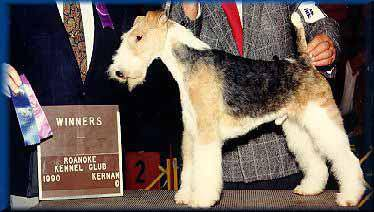
#> input picture Img/Raw/007b5a16db9d9ff9d7ad39982703e429.jpg, 374 x 212 px; its folder holds only this picture in this run
$ python -i altmosaichelper.py   (imports and definitions only)
#> lines starting #> are read from the running program, lines starting #| are printed output that depends on the picture
### Utils/utils.py
import shutil
from os import listdir, makedirs
from os.path import isfile, join
import cv2
import numpy as np
from Config import directories


# Get the list of files in a specific folder
def getFileList(folderPath):
    """
    Get the list of files from the folder path
    @param folderPath: Folder containing the list of files
    @return: List of files from the folder's path
    """
    return [f for f in listdir(folderPath) if isfile(join(folderPath, f))]


# [123 lines left out: functions clear_working_directories, color_transfer, image_stats, overlay_transparent, not called in this run]

### Utils/progressbar.py

def progressBar(iterable, prefix = '', suffix = '', decimals = 1, length = 100, fill = '█', printEnd = "\r"):
    """
    Call in a loop to create terminal progress bar
    @params:
        iterable    - Required  : iterable object (Iterable)
        prefix      - Optional  : prefix string (Str)
        suffix      - Optional  : suffix string (Str)
        decimals    - Optional  : positive number of decimals in percent complete (Int)
        length      - Optional  : character length of bar (Int)
        fill        - Optional  : bar fill character (Str)
        printEnd    - Optional  : end character (e.g. "\r", "\r\n") (Str)

    ref : https://stackoverflow.com/questions/3173320/text-progress-bar-in-terminal-with-block-characters
    """
    total = len(iterable)
    # Progress Bar Printing Function
    def printProgressBar (iteration):
        percent = ("{0:." + str(decimals) + "f}").format(100 * (iteration / float(total)))
        filledLength = int(length * iteration // total)
        bar = fill * filledLength + '-' * (length - filledLength)
        print(f'\r{prefix} |{bar}| {percent}% {suffix}', end = printEnd)
    # Initial Call
    printProgressBar(0)
    # Update Progress Bar
    for i, item in enumerate(iterable):
        yield item
        printProgressBar(i + 1)
    # Print New Line on Complete
    print()

### altmosaichelper.py
""" Complex logic or reusable piece of code for altmosaic.py """
import cv2
from Utils.utils import getFileList, color_transfer, overlay_transparent
from Utils import progressbar
from Config import directories
from Config.masks import get_mask_filename
from Config.orientation import Orientation
import numpy as np


# [40 lines left out: functions computeMosaicShape, resize_main_img, not called in this run]


def squarify(tile_size=512):
    """
    From the dimension of the image's smallest side, the image is cropped along the longest side in a way
    where both the square's and the image's center overlap.
    @param tile_size: Size of the square's side (Default is 512)
    @return: The squared image
    """
#> called with tile_size = 512
    raw_picture_list = getFileList(directories.raw_picture_folder)

    # for picture_filename in raw_picture_list:
    for picture_filename in progressbar.progressBar(raw_picture_list, prefix='Progress:', suffix='Complete', length=50):
        tile = cv2.imread('Img/Raw/'+picture_filename)
#> tile is the input picture: shape (212, 374, 3); mean B, G, R 88.1, 93.6, 105.6
        (height, width, channel) = tile.shape
#> height = 212; width = 374; channel = 3

        if height > width:
            offset = int((height - width)/2)
            tile = tile[offset:offset+width, :]

        elif width > height:
            offset = int((width - width) / 2)
#> offset = 0
            tile = tile[:, offset:offset + height]
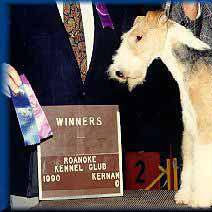
#> tile: shape (212, 212, 3); mean B, G, R 86.8, 89.4, 99.8

        tile = cv2.resize(tile, (tile_size, tile_size))
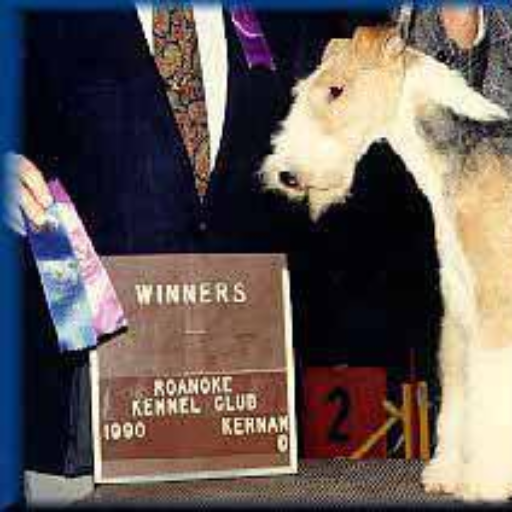
#> tile: shape (512, 512, 3); mean B, G, R 86.7, 89.3, 99.7

        tile = cv2.cvtColor(tile, cv2.COLOR_BGR2BGRA)
#> tile: shape (512, 512, 4)
        cv2.imwrite(directories.squared_picture_folder + '{0}.png'.format(picture_filename.split('.')[0]), tile)


# [94 lines left out: functions process_squared_tiles, mosaify, blend_tiles_with_main_image, not called in this run]

>>> result = squarify()

$ run again, on Img/Raw/085faff5f472098801b371f077b2dc8b.jpg
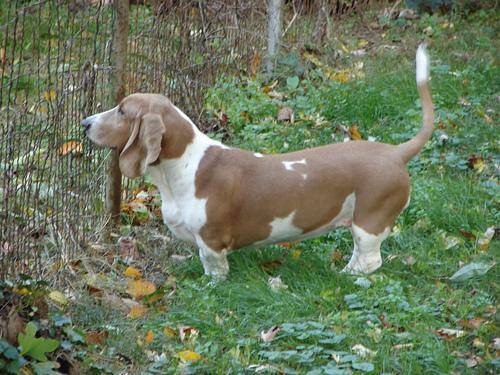
#> input picture Img/Raw/085faff5f472098801b371f077b2dc8b.jpg, 500 x 375 px
#> in squarify, tile is the input picture: shape (375, 500, 3); mean B, G, R 92.7, 120.6, 106.9
#> in squarify, `tile = tile[:, offset:offset + height]`:
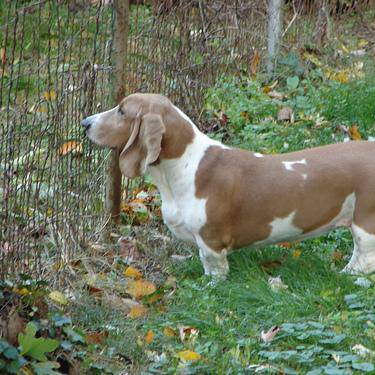
#> tile: shape (375, 375, 3); mean B, G, R 94.3, 119.4, 110.2

$ run again, on Img/Raw/0c0bca6e79cc323669da06bab0013b12.jpg
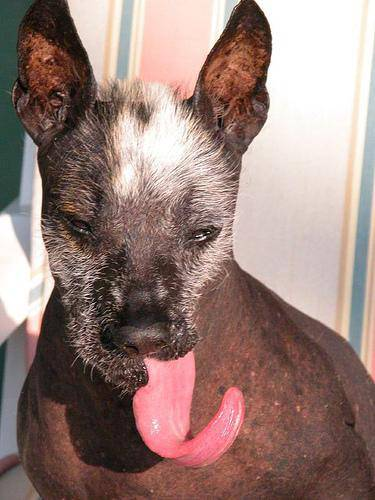
#> input picture Img/Raw/0c0bca6e79cc323669da06bab0013b12.jpg, 375 x 500 px
#> in squarify, tile is the input picture: shape (500, 375, 3); mean B, G, R 120.4, 126.7, 151.3
#> in squarify, `tile = tile[offset:offset+width, :]`:
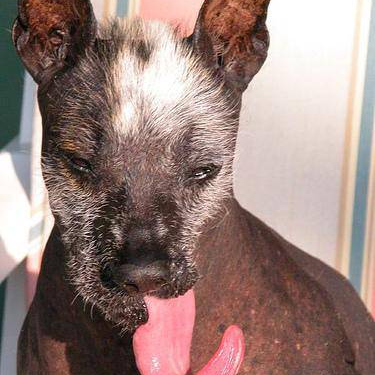
#> tile: shape (375, 375, 3); mean B, G, R 122.1, 128, 151.6

$ run again, on Img/Raw/015d86b2fcb36f0fdfbe94a66c0e3400.jpg
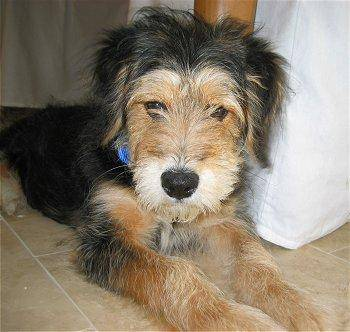
#> input picture Img/Raw/015d86b2fcb36f0fdfbe94a66c0e3400.jpg, 350 x 332 px
#> in squarify, tile is the input picture: shape (332, 350, 3); mean B, G, R 109.8, 126, 137.5
#> in squarify, `tile = tile[:, offset:offset + height]`:
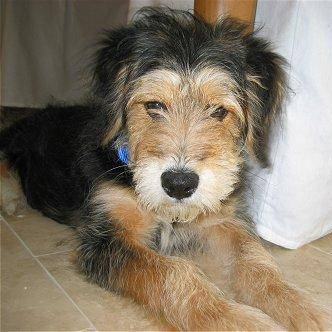
#> tile: shape (332, 332, 3); mean B, G, R 105.2, 121.8, 133.6
#> in squarify, `tile = cv2.resize(tile, (tile_size, tile_size))`:
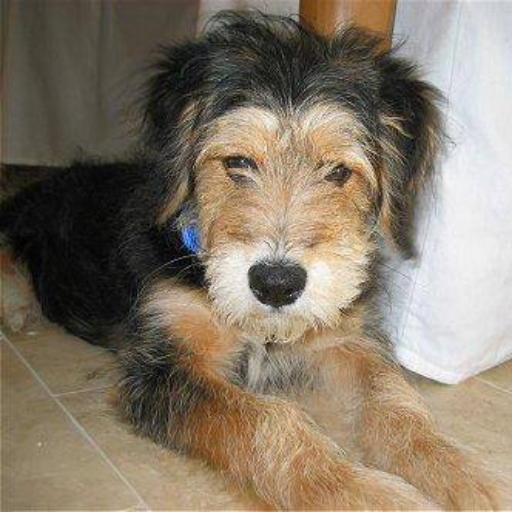
#> tile: shape (512, 512, 3); mean B, G, R 105.1, 121.7, 133.5
